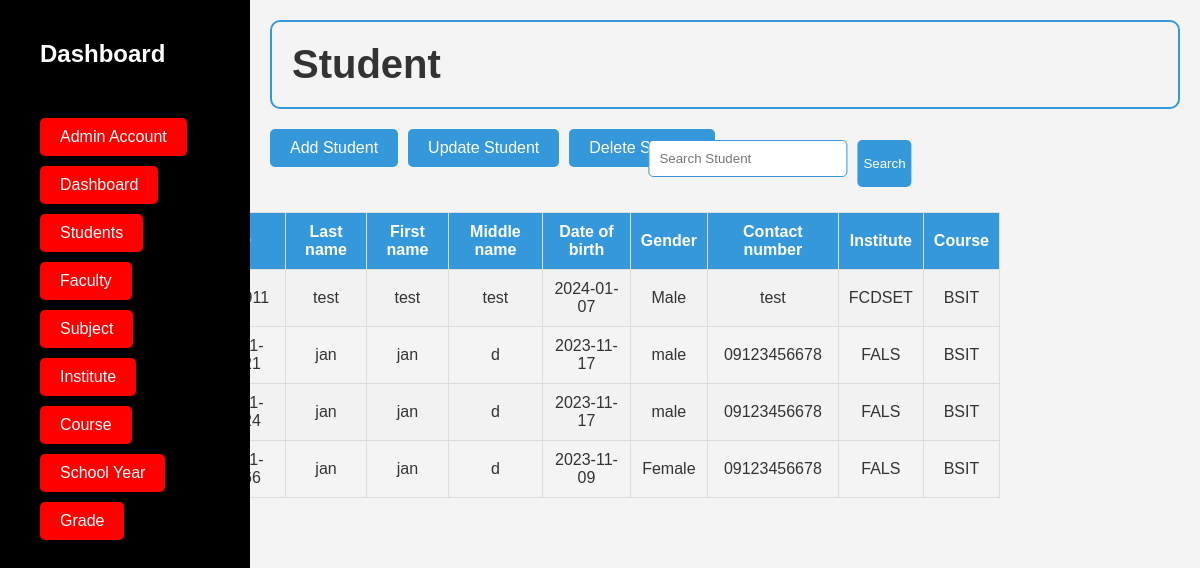
The app's page /integrative/view/students.php (signed in) with its own data.
### tables this page shows
CREATE TABLE `students` (
  `id` varchar(100) NOT NULL,
  `lastname` varchar(100) NOT NULL,
  `firstname` varchar(100) NOT NULL,
  `middlename` varchar(100) NOT NULL,
  `dateofbirth` varchar(100) NOT NULL,
  `gender` varchar(100) NOT NULL,
  `province` varchar(100) NOT NULL,
  `municipality` varchar(100) NOT NULL,
  `barangay` varchar(100) NOT NULL,
  `zipcode` varchar(100) NOT NULL,
  `contactnumber` varchar(100) NOT NULL,
  `institute` varchar(100) NOT NULL,
  `course` varchar(100) NOT NULL,
  `nameofguardian` varchar(100) NOT NULL,
  `number` varchar(100) NOT NULL,
  `address` varchar(100) NOT NULL
);

### integrative/view/students.php (the view, shortened to what this page needs)
<?php
include(__DIR__ . "/partial/header.php");
include(__DIR__ . "/partial/nav.php");
?>
<div class="content">
    <h1>Student</h1>
    <div class="course-content">
        <a href="insertstudents.php">Add Student</a>
        <a href="updatestudent.php">Update Student</a>
        <a href="deletestudent.php">Delete Student</a>
    </div>
</div>
<main>
    <?php
    include "../Login/database.php";
    $qry = "SELECT * FROM students";
    $result = mysqli_query($conn, $qry);
    if ($result->num_rows > 0) {
        echo "<div class='table-container'>";
        echo "<table class='t1'>
                <tr>
                <th>ID</th>
                <th>Last name</th>
                <th>First name</th>
                <th>Middle name</th>
                <th>Date of birth</th>
                <th>Gender</th>
                <th>Contact number</th>
                <th>Institute</th>
                <th>Course</th>
                </tr>";
        while ($row = $result->fetch_assoc()) {
            echo "<tr>
                    <td>" . $row['id'] . "</td>
                    <td>" . $row['lastname'] . "</td>
                    <td>" . $row['firstname'] . "</td>
                    <td>" . $row['middlename'] . "</td>
                    <td>" . $row['dateofbirth'] . "</td>
                    <td>" . $row['gender'] . "</td>
                    <td>" . $row['contactnumber'] . "</td>
                    <td>" . $row['institute'] . "</td>
                    <td>" . $row['course'] . "</td>
                  </tr>";
        }
        echo "</table>";
        echo "</div>";
    } else {
        echo "<p>No courses found.</p>";
    }
    ?>
</main>
<form action="studentsearch.php" method="get" class="form1">
        <input type="text" id="search" name="query" placeholder="Search Student">
        <button type="submit">Search</button>
    </form>
<?php
include(__DIR__ . "/partial/footer.php");
?>

### integrative/view/style.dashboard.css (style rules this page uses)
body, h1, h2, ul, li { margin: 0; padding: 0; }
body { font-family: "Arial", sans-serif; }
body { background-color: #f4f4f4; color: #333; }
h1 { font-size: 40px; text-align: left; border: 2px solid #3498db; padding: 20px; border-radius: 10px; margin-bottom: 20px; }
a { display: inline-block; color: transparent; text-decoration: none; background-color: red; border-radius: 5px; padding: 10px 20px; margin-right: 10px; }
.content { margin-left: 250px; flex-grow: 1; padding: 20px; box-sizing: border-box; }
.course-content { display: flex; flex-direction: row; align-items: start; margin-top: 20px; }
.course-content a { display: inline-block; padding: 10px 20px; margin-right: 10px; color: #fff; background-color: #3498db; text-decoration: none; border-radius: 5px; transition: background-color 0.3s; }
.table-container { max-width: 800px; margin: auto; padding: 5px; overflow-x: auto; }
.table-container table { width: 100%; margin: 20px 0; border-collapse: collapse; }
.table-container th, .table-container td { border: 1px solid #ddd; padding: 10px; text-align: center; }
table { border-collapse: collapse; width: 50%; margin: 20px auto; }
th, td { padding: 10px; text-align: center; }
th { background-color: #3498db; color: #fff; }
tbody tr:nth-child(even) { background-color: #f2f2f2; }
input { width: 100%; padding: 10px; margin-bottom: 10px; border: 1px solid #3498db; border-radius: 5px; box-sizing: border-box; }
.form1 { display: flex; flex-direction: row; position: absolute; top: 17.5%; left: 65%; transform: translateX(-50%); }
button { padding: 6px; background-color: #3498db; color: white; border: none; border-radius: 5px; cursor: pointer; margin-left: 10px; }

### records on screen
students: lastname "test", firstname "test", middlename "test", dateofbirth "2024-01-07", gender "Male", contactnumber "test", institute "FCDSET", course "BSIT"
students: lastname "jan", firstname "jan", middlename "d", dateofbirth "2023-11-17", gender "male", contactnumber "09123456678", institute "FALS", course "BSIT"
students: lastname "jan", firstname "jan", middlename "d", dateofbirth "2023-11-17", gender "male", contactnumber "09123456678", institute "FALS", course "BSIT"
students: lastname "jan", firstname "jan", middlename "d", dateofbirth "2023-11-09", gender "Female", contactnumber "09123456678", institute "FALS", course "BSIT"
